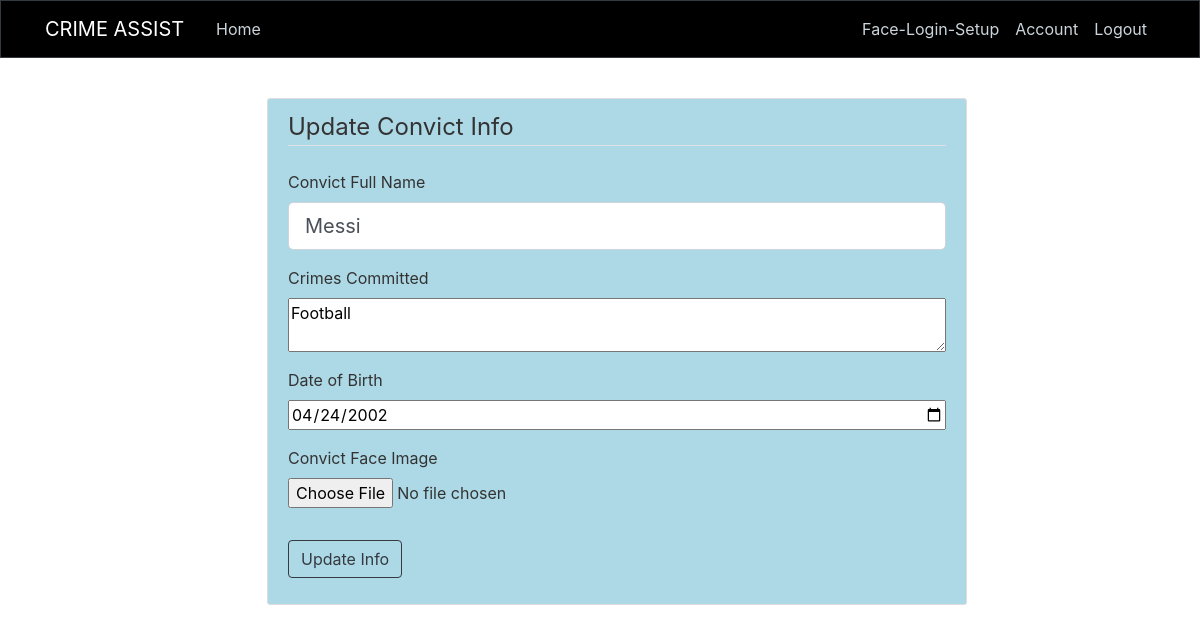
The page /updateConvictInfo/4 (signed in) on the database its author committed.
### crimeassist/models.py (models this page shows, shortened)
class Convict(db.Model):
    id = db.Column(db.Integer,primary_key=True)
    name = db.Column(db.String(25),nullable=False)
    dob = db.Column(db.Date ,nullable = False)
    profile_image = db.Column(db.String(20),nullable=False)
    crimes = db.Column(db.Text,nullable=False)

### crimeassist/routes.py (the view)
@app.route('/updateConvictInfo/<int:convict_id>', methods=['POST', 'GET'])
@login_required
def updateConvictInfo(convict_id):
    imghex = secrets.token_hex(8)
    picture_file = str(imghex) + '.jpg'
    convict = Convict.query.get_or_404(convict_id)
    form = UpdateConvictForm()
    if form.validate_on_submit():
        if form.profile_image.data:
            save_convict_picture(form.profile_image.data, imghex)
            img = convict.profile_image
            folder = os.path.join(app.root_path,'static/convict_pics')
            loc = f'{folder}/{img}'
            os.remove(loc)
            convict.profile_image = picture_file
        convict.name = form.name.data
        convict.crimes = form.crimes.data
        convict.dob = form.dob.data
        db.session.commit()
        generate_convict_encodings()
        flash('Convict info Updated successfully!', 'success')
        return redirect(url_for('update'))
    elif request.method == 'GET':
        form.name.data = convict.name
        form.crimes.data = convict.crimes
        form.dob.data = convict.dob
        form.profile_image.data = convict.profile_image
    return render_template('updateConvictInfo.html', title='Update Info', form=form)

### crimeassist/forms.py
class UpdateConvictForm(FlaskForm):
    name = StringField('Convict Full Name',
                       validators=[DataRequired(), Length(min=2, max=25)])
    dob = DateField('Date of Birth', validators=[DataRequired()])
    profile_image = FileField('Convict Face Image', validators=[
                              FileAllowed(['jpg', 'png'])])
    crimes = TextAreaField('Crimes Committed', validators=[DataRequired()])
    submit = SubmitField('Update Info')

### crimeassist/models.py (called while the page is built)
@login_manager.user_loader
def load_user(user_id):
    return User.query.get(user_id)

### crimeassist/templates/updateConvictInfo.html (shortened to what this page needs)
{% extends 'layout.html' %}
{% block content %}
<div class="content-section">
    <form action="" method="POST" enctype="multipart/form-data">
        <fieldset class="form-group">
            <legend class="border-bottom mb-4">Update Convict Info</legend>
                <div class="form-group">
                    {{ form.name.label(class="form-control-label") }}
                        {% if form.name.errors %}
                            {{ form.name(class="form-control form-control-lg is-invalid") }}
                            <div class="invalid-feedback">
                                {% for error in form.name.errors %}
                                    <span>{{ error }}</span>
                                {% endfor %}
                            </div>
                        {% else %}
                            {{ form.name(class="form-control form-control-lg") }}
                        {% endif %}
                </div>
                <div class="form-group">
                    {{ form.crimes.label() }}
                    {{ form.crimes(class='form-control-file') }}
                </div>
                <div class="form-group">
                    {{ form.dob.label() }}
                    {{ form.dob(class='form-control-file') }}
                </div>
                <div class="form-group">
                    {{ form.profile_image.label() }}
                    {{ form.profile_image(class='form-control-file') }}
                </div>
        </fieldset>
        <div class="form-group">
            {{ form.submit(class="btn btn-outline-dark") }}
        </div>
    </form>
    {% endblock content%}

### crimeassist/static/style.css (style rules this page uses)
body { background:url("bgimg.jpg"); color: #333333; width:100%; height:100%; }
.content-section { width:700px; background: lightblue; padding: 10px 20px; border: 1px solid #dddddd; border-radius: 3px; margin-bottom: 20px; margin-left:20%; margin-top:40px; margin-right:500px; }

### rows shown on the page
Convict: name "Messi", crimes "Football", dob "04/24/2002"
